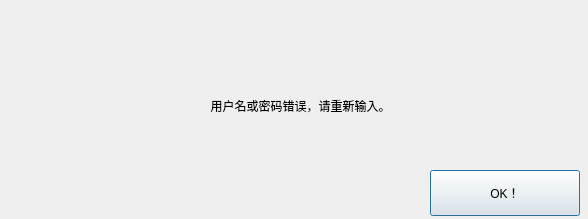
<?xml version="1.0" encoding="UTF-8"?>
<ui version="4.0">
 <class>AddDlg</class>
 <widget class="QDialog" name="AddDlg">
  <property name="geometry">
   <rect>
    <x>0</x>
    <y>0</y>
    <width>588</width>
    <height>219</height>
   </rect>
  </property>
  <property name="windowTitle">
   <string>AddDlg</string>
  </property>
  <widget class="QLabel" name="label">
   <property name="geometry">
    <rect>
     <x>20</x>
     <y>-20</y>
     <width>561</width>
     <height>251</height>
    </rect>
   </property>
   <property name="text">
    <string>用户名或密码错误，请重新输入。</string>
   </property>
   <property name="alignment">
    <set>Qt::AlignCenter</set>
   </property>
  </widget>
  <widget class="QPushButton" name="Warning_OK">
   <property name="geometry">
    <rect>
     <x>430</x>
     <y>170</y>
     <width>150</width>
     <height>46</height>
    </rect>
   </property>
   <property name="text">
    <string>OK！</string>
   </property>
  </widget>
 </widget>
 <layoutdefault spacing="6" margin="11"/>
 <resources/>
 <connections>
  <connection>
   <sender>Warning_OK</sender>
   <signal>clicked()</signal>
   <receiver>AddDlg</receiver>
   <slot>accept()</slot>
   <hints>
    <hint type="sourcelabel">
     <x>519</x>
     <y>179</y>
    </hint>
    <hint type="destinationlabel">
     <x>19</x>
     <y>151</y>
    </hint>
   </hints>
  </connection>
 </connections>
</ui>
